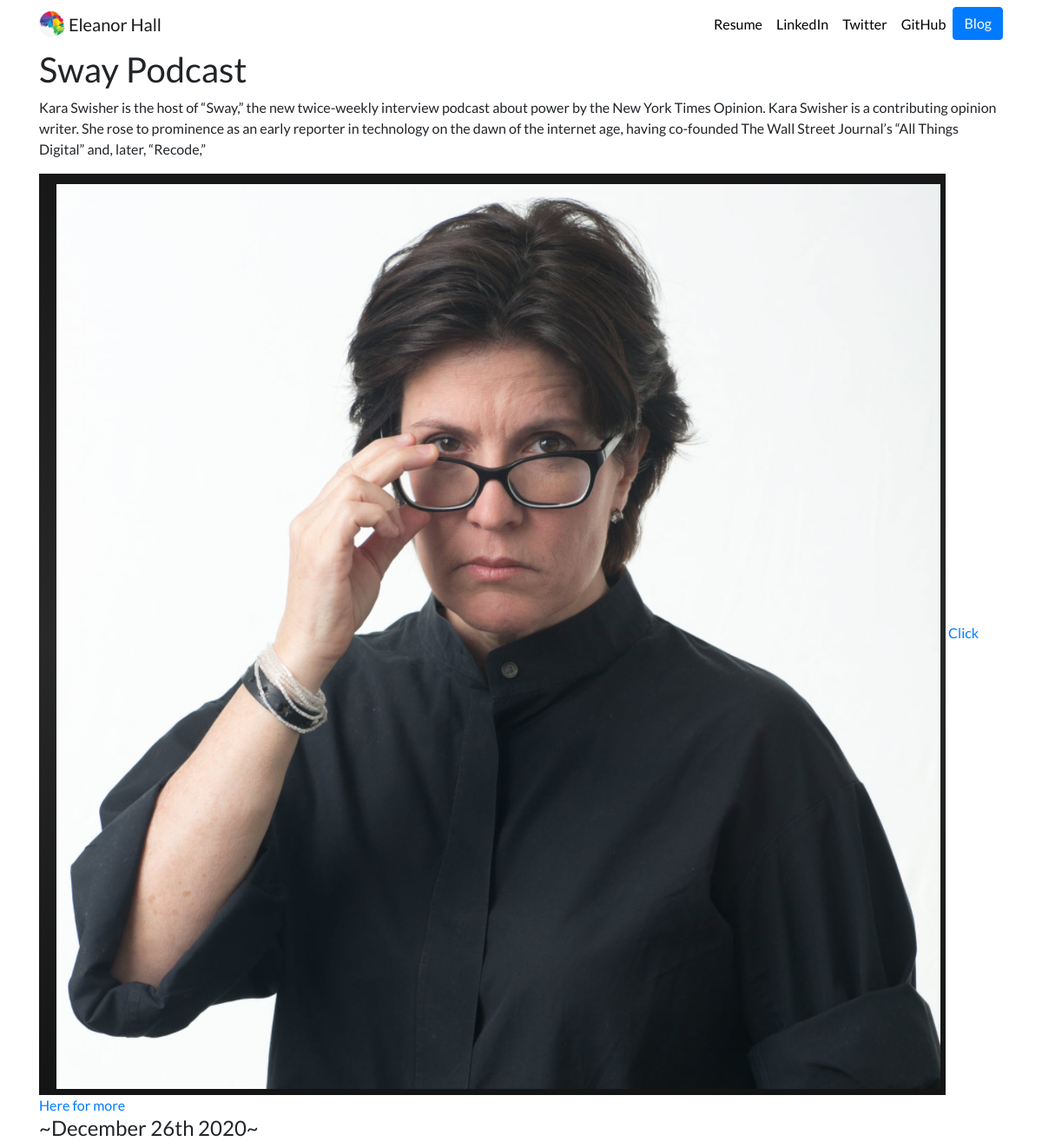
The app's page /blog/2/ with its own data.
### blog/models.py (models this page shows)
class Blog(models.Model):
    title = models.CharField(max_length=200)
    description = models.TextField()
    image = models.ImageField(upload_to='portfolio/images/')
    url = models.URLField(blank=True)
    date = models.DateField()

### blog/views.py (the view)
# urls.py: path('<int:blog_id>/', views.detail, name='detail'),
def detail(request, blog_id):
    blog = get_object_or_404(Blog, pk=blog_id)
    return render(request, 'blog/detail.html', {'blog': blog})

### blog/templates/blog/detail.html
{% extends 'portfolio/base.html' %}
{% block content %}
<h1>{{ blog.title}}</h1>
<p>{{blog.description|safe}}</p>
<img src="{{blog.image.url}}">
{% if blog.url %}
<a href ="{{blog.url}}">Click Here for more </a>
<h4>~{{blog.date|date:'F jS Y'}}~</h4>
{% endif %}
{%endblock%}

### portfolio/static/portfolio/custom.css (style rules this page uses)
body { font-family: 'Lato', sans-serif; }

### records on screen
Blog: title "Sway Podcast", description "Kara Swisher is the host of “Sway,” the new twice-weekly interview podcast about power by the New York Times Opinion. Kara Swisher is a contributing opinion writer. She rose to prominence as an early reporter in technology on the dawn of the internet age, having co-founded The Wall Street Journal’s “All Things Digital” and, later, “Recode,”", image (picture), date "December 26th 2020"
